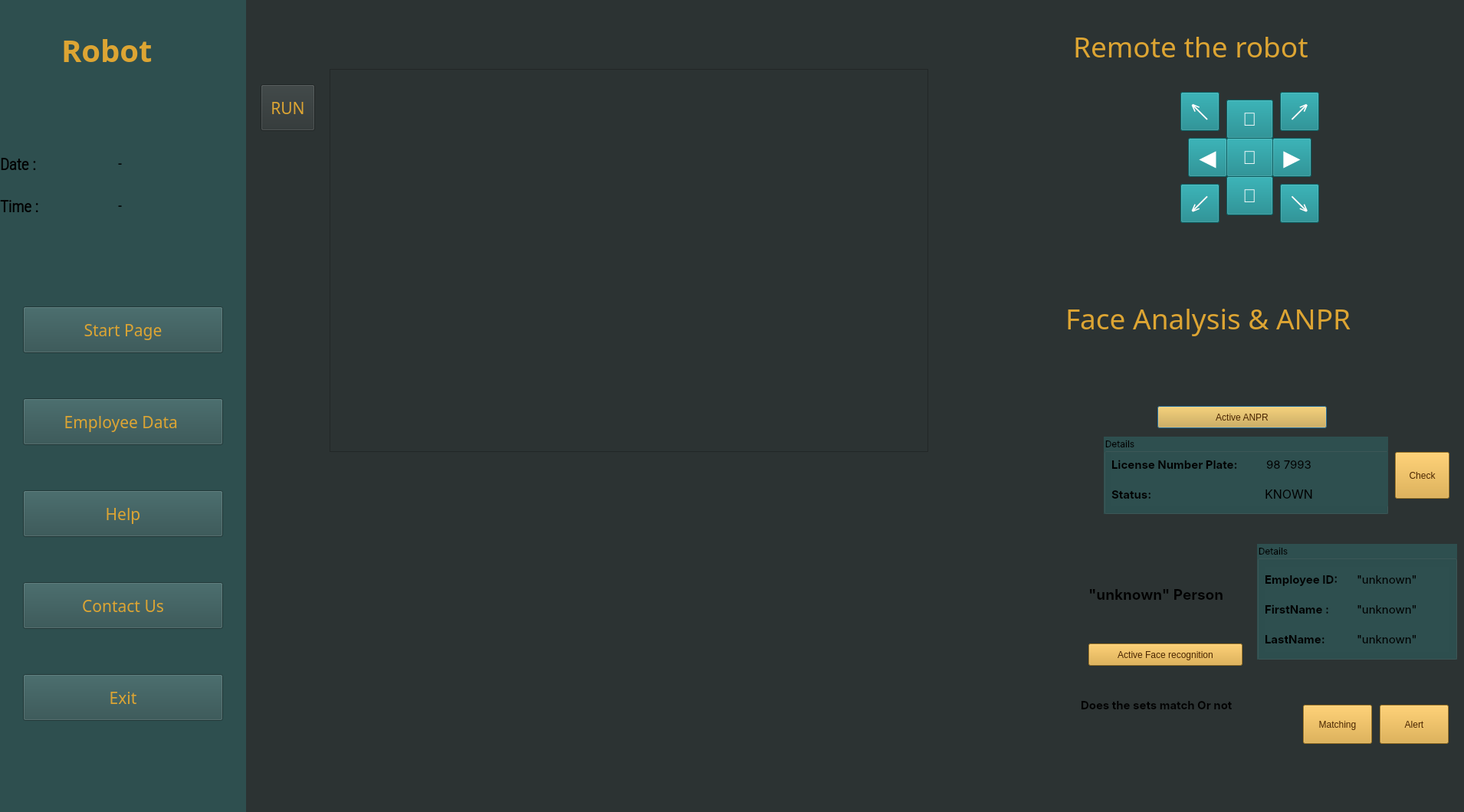
<?xml version="1.0" encoding="UTF-8"?>
<ui version="4.0">
 <class>Dash</class>
 <widget class="QDialog" name="Dash">
  <property name="geometry">
   <rect>
    <x>0</x>
    <y>0</y>
    <width>1910</width>
    <height>1060</height>
   </rect>
  </property>
  <property name="windowTitle">
   <string>Dialog</string>
  </property>
  <widget class="QWidget" name="widget_2" native="true">
   <property name="geometry">
    <rect>
     <x>0</x>
     <y>-20</y>
     <width>1920</width>
     <height>1080</height>
    </rect>
   </property>
   <property name="autoFillBackground">
    <bool>false</bool>
   </property>
   <property name="styleSheet">
    <string notr="true">background-color: rgb(44, 51, 51);</string>
   </property>
   <widget class="QLabel" name="label_5">
    <property name="geometry">
     <rect>
      <x>1390</x>
      <y>350</y>
      <width>511</width>
      <height>171</height>
     </rect>
    </property>
    <property name="font">
     <font>
      <family>SF Pro Rounded</family>
      <pointsize>28</pointsize>
      <weight>10</weight>
      <italic>false</italic>
      <bold>false</bold>
     </font>
    </property>
    <property name="styleSheet">
     <string notr="true">
color: rgb(221, 165, 51);
background-color: transparent;
font: 81 28pt &quot;SF Pro Rounded&quot;;</string>
    </property>
    <property name="text">
     <string>Face Analysis &amp; ANPR</string>
    </property>
   </widget>
   <widget class="QLabel" name="label_7">
    <property name="geometry">
     <rect>
      <x>1400</x>
      <y>40</y>
      <width>411</width>
      <height>81</height>
     </rect>
    </property>
    <property name="font">
     <font>
      <family>SF Pro Rounded</family>
      <pointsize>28</pointsize>
      <weight>10</weight>
      <italic>false</italic>
      <bold>false</bold>
     </font>
    </property>
    <property name="styleSheet">
     <string notr="true">color: rgb(221, 165, 51);

background-color: transparent;
font: 81 28pt &quot;SF Pro Rounded&quot;;</string>
    </property>
    <property name="text">
     <string>Remote the robot</string>
    </property>
   </widget>
   <widget class="QToolButton" name="bt_4">
    <property name="geometry">
     <rect>
      <x>1550</x>
      <y>200</y>
      <width>51</width>
      <height>51</height>
     </rect>
    </property>
    <property name="font">
     <font>
      <pointsize>22</pointsize>
     </font>
    </property>
    <property name="styleSheet">
     <string notr="true">background-color: rgb(14, 131, 136);
color: rgb(255, 255, 255);
</string>
    </property>
    <property name="text">
     <string>◀️</string>
    </property>
   </widget>
   <widget class="QToolButton" name="bt_6">
    <property name="geometry">
     <rect>
      <x>1660</x>
      <y>200</y>
      <width>51</width>
      <height>51</height>
     </rect>
    </property>
    <property name="font">
     <font>
      <pointsize>22</pointsize>
     </font>
    </property>
    <property name="styleSheet">
     <string notr="true">background-color: rgb(14, 131, 136);
color: rgb(255, 255, 255);
</string>
    </property>
    <property name="text">
     <string>▶️</string>
    </property>
   </widget>
   <widget class="QToolButton" name="bt_8">
    <property name="geometry">
     <rect>
      <x>1600</x>
      <y>150</y>
      <width>61</width>
      <height>51</height>
     </rect>
    </property>
    <property name="font">
     <font>
      <pointsize>18</pointsize>
     </font>
    </property>
    <property name="styleSheet">
     <string notr="true">background-color: rgb(14, 131, 136);
color: rgb(255, 255, 255);
</string>
    </property>
    <property name="text">
     <string>🔼</string>
    </property>
   </widget>
   <widget class="QToolButton" name="bt_2">
    <property name="geometry">
     <rect>
      <x>1600</x>
      <y>250</y>
      <width>61</width>
      <height>51</height>
     </rect>
    </property>
    <property name="font">
     <font>
      <pointsize>18</pointsize>
     </font>
    </property>
    <property name="styleSheet">
     <string notr="true">background-color: rgb(14, 131, 136);
color: rgb(255, 255, 255);
</string>
    </property>
    <property name="text">
     <string>🔽</string>
    </property>
   </widget>
   <widget class="QToolButton" name="bt_7">
    <property name="geometry">
     <rect>
      <x>1540</x>
      <y>140</y>
      <width>51</width>
      <height>51</height>
     </rect>
    </property>
    <property name="font">
     <font>
      <pointsize>22</pointsize>
     </font>
    </property>
    <property name="styleSheet">
     <string notr="true">background-color: rgb(14, 131, 136);
color: rgb(255, 255, 255);
</string>
    </property>
    <property name="text">
     <string>↖️</string>
    </property>
    <property name="checkable">
     <bool>false</bool>
    </property>
   </widget>
   <widget class="QToolButton" name="bt_9">
    <property name="geometry">
     <rect>
      <x>1670</x>
      <y>140</y>
      <width>51</width>
      <height>51</height>
     </rect>
    </property>
    <property name="font">
     <font>
      <pointsize>22</pointsize>
     </font>
    </property>
    <property name="styleSheet">
     <string notr="true">background-color: rgb(14, 131, 136);
color: rgb(255, 255, 255);
</string>
    </property>
    <property name="text">
     <string>↗️</string>
    </property>
    <property name="checkable">
     <bool>false</bool>
    </property>
   </widget>
   <widget class="QToolButton" name="bt_1">
    <property name="geometry">
     <rect>
      <x>1540</x>
      <y>260</y>
      <width>51</width>
      <height>51</height>
     </rect>
    </property>
    <property name="font">
     <font>
      <pointsize>22</pointsize>
     </font>
    </property>
    <property name="styleSheet">
     <string notr="true">background-color: rgb(14, 131, 136);
color: rgb(255, 255, 255);
</string>
    </property>
    <property name="text">
     <string>↙️</string>
    </property>
   </widget>
   <widget class="QToolButton" name="bt_3">
    <property name="geometry">
     <rect>
      <x>1670</x>
      <y>260</y>
      <width>51</width>
      <height>51</height>
     </rect>
    </property>
    <property name="font">
     <font>
      <pointsize>22</pointsize>
     </font>
    </property>
    <property name="styleSheet">
     <string notr="true">background-color: rgb(14, 131, 136);
color: rgb(255, 255, 255);
</string>
    </property>
    <property name="text">
     <string>↘️</string>
    </property>
   </widget>
   <widget class="QToolButton" name="bt_0">
    <property name="geometry">
     <rect>
      <x>1600</x>
      <y>200</y>
      <width>61</width>
      <height>51</height>
     </rect>
    </property>
    <property name="font">
     <font>
      <pointsize>18</pointsize>
     </font>
    </property>
    <property name="styleSheet">
     <string notr="true">background-color: rgb(14, 131, 136);
color: rgb(255, 255, 255);
</string>
    </property>
    <property name="text">
     <string>🔄</string>
    </property>
   </widget>
   <widget class="QPushButton" name="bt_anpr">
    <property name="geometry">
     <rect>
      <x>1510</x>
      <y>550</y>
      <width>221</width>
      <height>29</height>
     </rect>
    </property>
    <property name="styleSheet">
     <string notr="true">background-color: rgb(221, 165, 51);
color: rgb(74, 37, 0);

font: 81 10pt &quot;SF Pro Rounded&quot;;
</string>
    </property>
    <property name="text">
     <string>Active ANPR</string>
    </property>
    <property name="checkable">
     <bool>false</bool>
    </property>
    <property name="checked">
     <bool>false</bool>
    </property>
   </widget>
   <widget class="QPushButton" name="bt_face">
    <property name="geometry">
     <rect>
      <x>1420</x>
      <y>860</y>
      <width>201</width>
      <height>29</height>
     </rect>
    </property>
    <property name="styleSheet">
     <string notr="true">background-color: rgb(221, 165, 51);
color: rgb(74, 37, 0);

font: 81 10pt &quot;SF Pro Rounded&quot;;
</string>
    </property>
    <property name="text">
     <string>Active Face recognition</string>
    </property>
   </widget>
   <widget class="QGroupBox" name="groupBox">
    <property name="geometry">
     <rect>
      <x>1440</x>
      <y>590</y>
      <width>371</width>
      <height>101</height>
     </rect>
    </property>
    <property name="font">
     <font>
      <family>SF Pro Display</family>
     </font>
    </property>
    <property name="styleSheet">
     <string notr="true">background-color: rgb(46, 79, 79);</string>
    </property>
    <property name="title">
     <string>Details</string>
    </property>
    <property name="checkable">
     <bool>false</bool>
    </property>
    <widget class="QWidget" name="verticalLayoutWidget">
     <property name="geometry">
      <rect>
       <x>10</x>
       <y>20</y>
       <width>201</width>
       <height>71</height>
      </rect>
     </property>
     <layout class="QVBoxLayout" name="verticalLayout">
      <item>
       <widget class="QLabel" name="label_8">
        <property name="font">
         <font>
          <family>SF Pro Display</family>
          <pointsize>11</pointsize>
          <weight>75</weight>
          <bold>true</bold>
         </font>
        </property>
        <property name="text">
         <string>License Number Plate:</string>
        </property>
       </widget>
      </item>
      <item>
       <widget class="QLabel" name="label_10">
        <property name="font">
         <font>
          <family>SF Pro Display</family>
          <pointsize>11</pointsize>
          <weight>75</weight>
          <bold>true</bold>
         </font>
        </property>
        <property name="text">
         <string>Status:</string>
        </property>
       </widget>
      </item>
     </layout>
    </widget>
    <widget class="QWidget" name="verticalLayoutWidget_2">
     <property name="geometry">
      <rect>
       <x>210</x>
       <y>20</y>
       <width>161</width>
       <height>71</height>
      </rect>
     </property>
     <layout class="QVBoxLayout" name="verticalLayout_2">
      <item>
       <widget class="QLineEdit" name="lineEdit">
        <property name="sizePolicy">
         <sizepolicy hsizetype="Expanding" vsizetype="Preferred">
          <horstretch>0</horstretch>
          <verstretch>0</verstretch>
         </sizepolicy>
        </property>
        <property name="font">
         <font>
          <family>SF Pro Display</family>
          <pointsize>11</pointsize>
         </font>
        </property>
        <property name="styleSheet">
         <string notr="true"/>
        </property>
        <property name="text">
         <string>98 7993</string>
        </property>
        <property name="frame">
         <bool>false</bool>
        </property>
        <property name="cursorMoveStyle">
         <enum>Qt::LogicalMoveStyle</enum>
        </property>
       </widget>
      </item>
      <item>
       <widget class="QLabel" name="statuslabel">
        <property name="font">
         <font>
          <family>SF Pro Display</family>
          <pointsize>12</pointsize>
          <weight>50</weight>
          <bold>false</bold>
         </font>
        </property>
        <property name="text">
         <string>KNOWN</string>
        </property>
       </widget>
      </item>
     </layout>
    </widget>
   </widget>
   <widget class="QLabel" name="imgLabel">
    <property name="geometry">
     <rect>
      <x>430</x>
      <y>110</y>
      <width>781</width>
      <height>500</height>
     </rect>
    </property>
    <property name="minimumSize">
     <size>
      <width>4</width>
      <height>0</height>
     </size>
    </property>
    <property name="maximumSize">
     <size>
      <width>800</width>
      <height>500</height>
     </size>
    </property>
    <property name="layoutDirection">
     <enum>Qt::LeftToRight</enum>
    </property>
    <property name="styleSheet">
     <string notr="true"/>
    </property>
    <property name="frameShape">
     <enum>QFrame::StyledPanel</enum>
    </property>
    <property name="frameShadow">
     <enum>QFrame::Plain</enum>
    </property>
    <property name="text">
     <string/>
    </property>
   </widget>
   <widget class="QLabel" name="frameP">
    <property name="geometry">
     <rect>
      <x>1550</x>
      <y>480</y>
      <width>151</width>
      <height>61</height>
     </rect>
    </property>
    <property name="font">
     <font>
      <family>SF Pro Display</family>
      <pointsize>14</pointsize>
      <weight>75</weight>
      <bold>true</bold>
      <strikeout>false</strikeout>
     </font>
    </property>
    <property name="layoutDirection">
     <enum>Qt::LeftToRight</enum>
    </property>
    <property name="styleSheet">
     <string notr="true">background-image: url(:/newPrefix/license_plate.png);</string>
    </property>
    <property name="text">
     <string/>
    </property>
   </widget>
   <widget class="QLabel" name="frameF">
    <property name="geometry">
     <rect>
      <x>1420</x>
      <y>740</y>
      <width>201</width>
      <height>111</height>
     </rect>
    </property>
    <property name="font">
     <font>
      <family>SF Pro Display</family>
      <pointsize>14</pointsize>
      <weight>75</weight>
      <bold>true</bold>
      <strikeout>false</strikeout>
     </font>
    </property>
    <property name="layoutDirection">
     <enum>Qt::LeftToRight</enum>
    </property>
    <property name="styleSheet">
     <string notr="true"/>
    </property>
    <property name="text">
     <string>&quot;unknown&quot; Person</string>
    </property>
   </widget>
   <widget class="QGroupBox" name="groupBox_2">
    <property name="geometry">
     <rect>
      <x>1640</x>
      <y>730</y>
      <width>261</width>
      <height>151</height>
     </rect>
    </property>
    <property name="font">
     <font>
      <family>SF Pro Display</family>
     </font>
    </property>
    <property name="styleSheet">
     <string notr="true">background-color: rgb(46, 79, 79);
</string>
    </property>
    <property name="title">
     <string>Details</string>
    </property>
    <widget class="QWidget" name="verticalLayoutWidget_3">
     <property name="geometry">
      <rect>
       <x>10</x>
       <y>30</y>
       <width>124</width>
       <height>111</height>
      </rect>
     </property>
     <layout class="QVBoxLayout" name="verticalLayout_3">
      <item>
       <widget class="QLabel" name="label_11">
        <property name="font">
         <font>
          <family>SF Pro Display</family>
          <pointsize>11</pointsize>
          <weight>75</weight>
          <bold>true</bold>
         </font>
        </property>
        <property name="text">
         <string>Employee ID:</string>
        </property>
       </widget>
      </item>
      <item>
       <widget class="QLabel" name="label_3">
        <property name="font">
         <font>
          <family>SF Pro Display</family>
          <pointsize>11</pointsize>
          <weight>75</weight>
          <bold>true</bold>
         </font>
        </property>
        <property name="text">
         <string>FirstName : </string>
        </property>
       </widget>
      </item>
      <item>
       <widget class="QLabel" name="label_4">
        <property name="font">
         <font>
          <family>SF Pro Display</family>
          <pointsize>11</pointsize>
          <weight>75</weight>
          <bold>true</bold>
         </font>
        </property>
        <property name="text">
         <string>LastName:</string>
        </property>
       </widget>
      </item>
     </layout>
    </widget>
    <widget class="QWidget" name="verticalLayoutWidget_4">
     <property name="geometry">
      <rect>
       <x>130</x>
       <y>30</y>
       <width>121</width>
       <height>111</height>
      </rect>
     </property>
     <layout class="QVBoxLayout" name="verticalLayout_4">
      <item>
       <widget class="QLabel" name="employeeid">
        <property name="font">
         <font>
          <family>SF Pro Display</family>
          <pointsize>11</pointsize>
          <weight>50</weight>
          <bold>false</bold>
         </font>
        </property>
        <property name="text">
         <string>&quot;unknown&quot;</string>
        </property>
       </widget>
      </item>
      <item>
       <widget class="QLabel" name="firstname">
        <property name="font">
         <font>
          <family>SF Pro Display</family>
          <pointsize>11</pointsize>
          <weight>50</weight>
          <bold>false</bold>
         </font>
        </property>
        <property name="text">
         <string>&quot;unknown&quot;</string>
        </property>
       </widget>
      </item>
      <item>
       <widget class="QLabel" name="lastname">
        <property name="font">
         <font>
          <family>SF Pro Display</family>
          <pointsize>11</pointsize>
          <weight>50</weight>
          <bold>false</bold>
         </font>
        </property>
        <property name="text">
         <string>&quot;unknown&quot;</string>
        </property>
       </widget>
      </item>
     </layout>
    </widget>
   </widget>
   <widget class="QPushButton" name="bt_match">
    <property name="geometry">
     <rect>
      <x>1700</x>
      <y>940</y>
      <width>90</width>
      <height>51</height>
     </rect>
    </property>
    <property name="styleSheet">
     <string notr="true">background-color: rgb(221, 165, 51);
color: rgb(74, 37, 0);

font: 81 10pt &quot;SF Pro Rounded&quot;;
</string>
    </property>
    <property name="text">
     <string>Matching</string>
    </property>
   </widget>
   <widget class="QLabel" name="frame">
    <property name="geometry">
     <rect>
      <x>1410</x>
      <y>900</y>
      <width>241</width>
      <height>81</height>
     </rect>
    </property>
    <property name="font">
     <font>
      <family>SF Pro Display</family>
      <pointsize>11</pointsize>
      <weight>75</weight>
      <bold>true</bold>
     </font>
    </property>
    <property name="layoutDirection">
     <enum>Qt::LeftToRight</enum>
    </property>
    <property name="text">
     <string>Does the sets match Or not</string>
    </property>
   </widget>
   <widget class="QPushButton" name="bt_alert">
    <property name="geometry">
     <rect>
      <x>1800</x>
      <y>940</y>
      <width>90</width>
      <height>51</height>
     </rect>
    </property>
    <property name="styleSheet">
     <string notr="true">background-color: rgb(221, 165, 51);
color: rgb(74, 37, 0);

font: 81 10pt &quot;SF Pro Rounded&quot;;
</string>
    </property>
    <property name="text">
     <string>Alert</string>
    </property>
   </widget>
   <widget class="QPushButton" name="bt_check">
    <property name="geometry">
     <rect>
      <x>1820</x>
      <y>610</y>
      <width>71</width>
      <height>61</height>
     </rect>
    </property>
    <property name="styleSheet">
     <string notr="true">background-color: rgb(221, 165, 51);
color: rgb(74, 37, 0);

font: 81 10pt &quot;SF Pro Rounded&quot;;
</string>
    </property>
    <property name="text">
     <string>Check</string>
    </property>
    <property name="checkable">
     <bool>false</bool>
    </property>
    <property name="checked">
     <bool>false</bool>
    </property>
   </widget>
   <widget class="QWidget" name="widget" native="true">
    <property name="geometry">
     <rect>
      <x>0</x>
      <y>20</y>
      <width>321</width>
      <height>1081</height>
     </rect>
    </property>
    <property name="sizePolicy">
     <sizepolicy hsizetype="Preferred" vsizetype="Preferred">
      <horstretch>0</horstretch>
      <verstretch>0</verstretch>
     </sizepolicy>
    </property>
    <property name="styleSheet">
     <string notr="true">
background-color: rgb(46, 79, 79);</string>
    </property>
    <widget class="QLabel" name="label_6">
     <property name="geometry">
      <rect>
       <x>80</x>
       <y>30</y>
       <width>161</width>
       <height>71</height>
      </rect>
     </property>
     <property name="font">
      <font>
       <family>SF Pro Rounded</family>
       <pointsize>30</pointsize>
       <weight>75</weight>
       <bold>true</bold>
      </font>
     </property>
     <property name="styleSheet">
      <string notr="true">color: rgb(221, 165, 51);</string>
     </property>
     <property name="text">
      <string>Robot</string>
     </property>
    </widget>
    <widget class="QWidget" name="gridLayoutWidget">
     <property name="geometry">
      <rect>
       <x>0</x>
       <y>190</y>
       <width>301</width>
       <height>104</height>
      </rect>
     </property>
     <layout class="QGridLayout" name="gridLayout_3">
      <item row="1" column="0">
       <widget class="QLabel" name="label_2">
        <property name="font">
         <font>
          <family>Roboto Condensed Light</family>
          <pointsize>16</pointsize>
          <weight>75</weight>
          <bold>true</bold>
         </font>
        </property>
        <property name="styleSheet">
         <string notr="true"/>
        </property>
        <property name="text">
         <string>Time :</string>
        </property>
       </widget>
      </item>
      <item row="0" column="1">
       <widget class="QLabel" name="Date_Label">
        <property name="font">
         <font>
          <family>Roboto Condensed Light</family>
          <pointsize>13</pointsize>
          <weight>75</weight>
          <bold>true</bold>
         </font>
        </property>
        <property name="styleSheet">
         <string notr="true"/>
        </property>
        <property name="text">
         <string>-</string>
        </property>
       </widget>
      </item>
      <item row="1" column="1">
       <widget class="QLabel" name="Time_Label">
        <property name="font">
         <font>
          <family>Roboto Condensed Light</family>
          <pointsize>13</pointsize>
          <weight>75</weight>
          <bold>true</bold>
         </font>
        </property>
        <property name="styleSheet">
         <string notr="true"/>
        </property>
        <property name="text">
         <string>-</string>
        </property>
       </widget>
      </item>
      <item row="0" column="0">
       <widget class="QLabel" name="label">
        <property name="font">
         <font>
          <family>Roboto Condensed Light</family>
          <pointsize>16</pointsize>
          <weight>75</weight>
          <bold>true</bold>
         </font>
        </property>
        <property name="styleSheet">
         <string notr="true"/>
        </property>
        <property name="text">
         <string>Date :</string>
        </property>
       </widget>
      </item>
     </layout>
    </widget>
    <widget class="QPushButton" name="bt_startpage">
     <property name="geometry">
      <rect>
       <x>30</x>
       <y>400</y>
       <width>261</width>
       <height>61</height>
      </rect>
     </property>
     <property name="font">
      <font>
       <family>SF Pro Rounded</family>
       <pointsize>16</pointsize>
       <weight>10</weight>
       <italic>false</italic>
       <bold>false</bold>
      </font>
     </property>
     <property name="styleSheet">
      <string notr="true">color: rgb(221, 165, 51);
font: 81 16pt &quot;SF Pro Rounded&quot;;
</string>
     </property>
     <property name="text">
      <string>Start Page</string>
     </property>
    </widget>
    <widget class="QPushButton" name="bt_viewalldata">
     <property name="geometry">
      <rect>
       <x>30</x>
       <y>520</y>
       <width>261</width>
       <height>61</height>
      </rect>
     </property>
     <property name="font">
      <font>
       <family>SF Pro Rounded</family>
       <pointsize>16</pointsize>
       <weight>10</weight>
       <italic>false</italic>
       <bold>false</bold>
      </font>
     </property>
     <property name="styleSheet">
      <string notr="true">color: rgb(221, 165, 51);


font: 81  &quot;SF Pro Rounded&quot;;
</string>
     </property>
     <property name="text">
      <string>Employee Data </string>
     </property>
    </widget>
    <widget class="QPushButton" name="bt_help">
     <property name="geometry">
      <rect>
       <x>30</x>
       <y>640</y>
       <width>261</width>
       <height>61</height>
      </rect>
     </property>
     <property name="font">
      <font>
       <family>SF Pro Rounded</family>
       <pointsize>16</pointsize>
       <weight>10</weight>
       <italic>false</italic>
       <bold>false</bold>
      </font>
     </property>
     <property name="styleSheet">
      <string notr="true">color: rgb(221, 165, 51);


font: 81 16pt &quot;SF Pro Rounded&quot;;
</string>
     </property>
     <property name="text">
      <string>Help</string>
     </property>
    </widget>
    <widget class="QPushButton" name="bt_exit">
     <property name="geometry">
      <rect>
       <x>30</x>
       <y>880</y>
       <width>261</width>
       <height>61</height>
      </rect>
     </property>
     <property name="font">
      <font>
       <family>SF Pro Rounded</family>
       <pointsize>16</pointsize>
       <weight>10</weight>
       <italic>false</italic>
       <bold>false</bold>
      </font>
     </property>
     <property name="styleSheet">
      <string notr="true">color: rgb(221, 165, 51);


font: 81 16pt &quot;SF Pro Rounded&quot;;
</string>
     </property>
     <property name="text">
      <string>Exit</string>
     </property>
    </widget>
    <widget class="QPushButton" name="bt_contactus">
     <property name="geometry">
      <rect>
       <x>30</x>
       <y>760</y>
       <width>261</width>
       <height>61</height>
      </rect>
     </property>
     <property name="font">
      <font>
       <family>SF Pro Rounded</family>
       <pointsize>16</pointsize>
       <weight>10</weight>
       <italic>false</italic>
       <bold>false</bold>
      </font>
     </property>
     <property name="styleSheet">
      <string notr="true">color: rgb(221, 165, 51);



font: 81 16pt &quot;SF Pro Rounded&quot;;
</string>
     </property>
     <property name="text">
      <string>Contact Us</string>
     </property>
    </widget>
   </widget>
   <widget class="QPushButton" name="bt_run">
    <property name="geometry">
     <rect>
      <x>340</x>
      <y>130</y>
      <width>71</width>
      <height>61</height>
     </rect>
    </property>
    <property name="font">
     <font>
      <family>SF Pro Rounded</family>
      <pointsize>16</pointsize>
      <weight>10</weight>
      <italic>false</italic>
      <bold>false</bold>
     </font>
    </property>
    <property name="styleSheet">
     <string notr="true">color: rgb(221, 165, 51);
font: 81 16pt &quot;SF Pro Rounded&quot;;
</string>
    </property>
    <property name="text">
     <string>RUN</string>
    </property>
   </widget>
   <zorder>widget</zorder>
   <zorder>label_5</zorder>
   <zorder>label_7</zorder>
   <zorder>bt_4</zorder>
   <zorder>bt_6</zorder>
   <zorder>bt_8</zorder>
   <zorder>bt_2</zorder>
   <zorder>bt_7</zorder>
   <zorder>bt_9</zorder>
   <zorder>bt_1</zorder>
   <zorder>bt_3</zorder>
   <zorder>bt_0</zorder>
   <zorder>bt_anpr</zorder>
   <zorder>bt_face</zorder>
   <zorder>groupBox</zorder>
   <zorder>imgLabel</zorder>
   <zorder>frameF</zorder>
   <zorder>groupBox_2</zorder>
   <zorder>bt_match</zorder>
   <zorder>frame</zorder>
   <zorder>frameP</zorder>
   <zorder>bt_alert</zorder>
   <zorder>bt_check</zorder>
   <zorder>bt_run</zorder>
  </widget>
 </widget>
 <resources>
  <include location="../anpr code + databse check/11.qrc"/>
 </resources>
 <connections/>
</ui>
